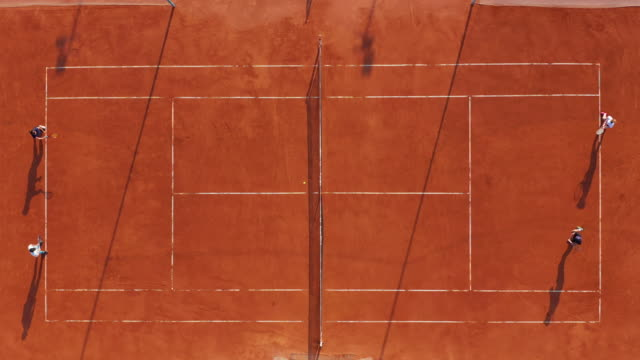
#> input picture tenniscourt/orangecourt.jpg, 640 x 360 px, found by its file name
$ python in_out.py   (older library calls are emulated)
#> lines starting #> are read from the running program, lines starting #| are printed output that depends on the picture; after the words box and inside, x2 and y2 are one past the last pixel; in counts of white or black regions, pixels touching at a corner belong together
### in_out_detector/helper/Utils.py
import cv2
import numpy as np
from shapely.geometry import LineString


def get_boundaries(img, settings):
    black = np.zeros(img.shape, dtype=np.uint8)
    lines = cv2.HoughLinesP(img, 1, np.pi / 180, settings[0],
                            minLineLength=settings[1],
                            maxLineGap=settings[2])
    # print(lines)
    for line in lines:
        x1, y1, x2, y2 = line[0]
        cv2.line(black, (x1, y1), (x2, y2), 255, 1)

    return black, lines


def get_angle(line):
    x1, y1, x2, y2 = line
    if x2 - x1 == 0:
        return np.pi / 2
    slope = np.abs((y2 - y1) / (x2 - x1))
    return np.arctan(slope)


def get_perpendicular_lines(lines, tolerance, add_pad=5):
    def add_padding(line, added, mode=True):
        if not mode:
            return line[0] - added, line[1], line[2] + added, line[3]
        else:
            return line[0], line[1] + added, line[2], line[3] - added

    angle0 = 0
    angle90 = np.pi / 2
    np_lines = np.array([line[0] for line in lines])
    angles = np.array([get_angle(line[0]) for line in lines])
    angles_90 = np.where((angles <= angle90 + angle90 * tolerance) & (angles >= angle90 - angle90 * tolerance))[0]
    angles_0 = np.where((angles <= angle0 + angle0 * tolerance) & (angles >= angle0 - angle0 * tolerance))[0]
    lines_90 = np_lines[angles_90]
    lines_0 = np_lines[angles_0]

    lines_90 = [add_padding(line, add_pad, mode=True) for line in lines_90]
    lines_0 = [add_padding(line, add_pad, mode=False) for line in lines_0]

    return lines_90, lines_0


def get_intersection(lines1, lines2):
    points = []
    for line1 in lines1:
        line1 = LineString([(line1[0], line1[1]),
                            (line1[2], line1[3])])
        for line2 in lines2:

            line2 = LineString([(line2[0], line2[1]),
                                (line2[2], line2[3])])

            point = line1.intersection(line2)
            point = np.asarray(point)
            if len(point) == 0:
                continue

            points.append((int(point[0]), int(point[1])))

    return points


# [5 lines left out: function get_regions, not called in this run]


def get_numbers_between(num_list, start, end):
    bet = np.where((num_list > start) & (num_list < end))[0]
    return num_list[bet]


def get_mean_of_points(*num_list):
    return [np.mean(i, axis=0, dtype=np.int) for i in num_list]


# [27 lines left out: function get_corner_points, not called in this run]

### Configuration.py
#!/bin/env python3

import json


class JSONCourtConfig:
    """
    Reads Court Configuration JSON file

    class parameters: json file, court

    Court Configurations:
        orange-court-1:
            __getitem__:
                lower-hsv, upper-hsv, line-conf, angle-tolerance,
                region-split-x, region-split-y
    """

    def __init__(self, json_file, court):
        super(JSONCourtConfig, self).__init__()

        with open(json_file, "r") as file:
            conf_data = json.load(file)

        self.court_conf = conf_data["in-out-configuration"]["tennis-courts"][court]

    def __getitem__(self, item):
        data = self.court_conf[item]
        if isinstance(data, list):
            return tuple(data)
        return data

### in_out_detector/helper/TrackBar.py
#!/bin/env python3

import cv2


class TrackBar:

    def __init__(self, lower_hsv, upper_hsv, line_conf, angle_tolerance, region_split_x,
                 region_split_y):
        self.lower_hsv = lower_hsv
        self.upper_hsv = upper_hsv
        self.line_conf = line_conf
        self.angle_tolerance = angle_tolerance
        self.region_split_x = region_split_x
        self.region_split_y = region_split_y

    def set_track_bar(self):
        cv2.namedWindow("TrackBar")
        cv2.createTrackbar("LOWER H", "TrackBar", self.lower_hsv[0], 255, self.nothing)
        cv2.createTrackbar("LOWER S", "TrackBar", self.lower_hsv[1], 255, self.nothing)
        cv2.createTrackbar("LOWER V", "TrackBar", self.lower_hsv[2], 255, self.nothing)
        cv2.createTrackbar("UPPER H", "TrackBar", self.upper_hsv[0], 255, self.nothing)
        cv2.createTrackbar("UPPER S", "TrackBar", self.upper_hsv[1], 255, self.nothing)
        cv2.createTrackbar("UPPER V", "TrackBar", self.upper_hsv[2], 255, self.nothing)

        cv2.createTrackbar("Threshold", "TrackBar", self.line_conf[0], 500, self.nothing)
        cv2.createTrackbar("MinLineLength", "TrackBar", self.line_conf[1], 500, self.nothing)
        cv2.createTrackbar("MaxLineGap", "TrackBar", self.line_conf[2], 500, self.nothing)

        cv2.createTrackbar("Angle Tolerance", "TrackBar", self.angle_tolerance, 100, self.nothing)

        cv2.createTrackbar("x1", "TrackBar", self.region_split_x[0], 100, self.nothing)
        cv2.createTrackbar("x2", "TrackBar", self.region_split_x[1], 100, self.nothing)
        cv2.createTrackbar("x3", "TrackBar", self.region_split_x[2], 100, self.nothing)
        cv2.createTrackbar("x4", "TrackBar", self.region_split_x[3], 100, self.nothing)

        cv2.createTrackbar("y1", "TrackBar", self.region_split_y[0], 100, self.nothing)
        cv2.createTrackbar("y2", "TrackBar", self.region_split_y[1], 100, self.nothing)
        cv2.createTrackbar("y3", "TrackBar", self.region_split_y[2], 100, self.nothing)
        cv2.createTrackbar("y4", "TrackBar", self.region_split_y[3], 100, self.nothing)

    @staticmethod
    def nothing(x):
        pass

    def get_track_bar(self):
        l_h = cv2.getTrackbarPos('LOWER H', 'TrackBar')
        l_s = cv2.getTrackbarPos('LOWER S', 'TrackBar')
        l_v = cv2.getTrackbarPos('LOWER V', 'TrackBar')
        u_h = cv2.getTrackbarPos('UPPER H', 'TrackBar')
        u_s = cv2.getTrackbarPos('UPPER S', 'TrackBar')
        u_v = cv2.getTrackbarPos('UPPER V', 'TrackBar')

        thr = cv2.getTrackbarPos('Threshold', 'TrackBar')
        mll = cv2.getTrackbarPos('MinLineLength', 'TrackBar')
        mlg = cv2.getTrackbarPos('MaxLineGap', 'TrackBar')

        a_t = cv2.getTrackbarPos('Angle Tolerance', 'TrackBar')

        x1 = cv2.getTrackbarPos('x1', 'TrackBar')
        x2 = cv2.getTrackbarPos('x2', 'TrackBar')
        x3 = cv2.getTrackbarPos('x3', 'TrackBar')
        x4 = cv2.getTrackbarPos('x4', 'TrackBar')
        y1 = cv2.getTrackbarPos('y1', 'TrackBar')
        y2 = cv2.getTrackbarPos('y2', 'TrackBar')
        y3 = cv2.getTrackbarPos('y3', 'TrackBar')
        y4 = cv2.getTrackbarPos('y4', 'TrackBar')

        return (l_h, l_s, l_v), (u_h, u_s, u_v), (thr, mll, mlg), a_t, (x1, x2, x3, x4), (y1, y2, y3, y4)

### in_out_detector/in_out.py
#!/bin/env python3

# Native and web-based libraries
import cv2
import sys;

sys.path.append("")  # To be able to import from previous directory
import numpy as np
# My own python files.
from Configuration import JSONCourtConfig
from in_out_detector.helper import FieldParts
from in_out_detector.helper import Visualize
from in_out_detector.helper.TrackBar import TrackBar
from in_out_detector.helper import Utils

conf = "configuration/config.json"


def main():
    # This is the sample image
    IMAGE = "tenniscourt/orangecourt.jpg"

    # Get configuration data for tennis court initial configuration
    court = JSONCourtConfig(conf, "orange-court-1")
#> (reads configuration/config.json from the repository)

    lower_hsv = court["lower-hsv"]
    upper_hsv = court["upper-hsv"]
    line_conf = court["line-conf"]
    ANGLE_TOLERANCE = court["angle-tolerance"]
    region_split_x = court["region-split-x"]
    region_split_y = court["region-split-y"]

    # Enter the configurations into the TrackBar
    tb = TrackBar(lower_hsv, upper_hsv, line_conf,
                  ANGLE_TOLERANCE, region_split_x, region_split_y)
    tb.set_track_bar()  # set TrackBar

    # Read Image
    image = cv2.imread(IMAGE)
#> image is the input picture: shape (360, 640, 3); mean B, G, R 41.8, 71.2, 169
    # Create black image with shape equal to the read image
    black = np.zeros(image.shape, dtype=np.uint8)
    # Retain original image by copying
    image1 = image.copy()

    while True:
        # Convert the RGB image into HSV
        hsv = cv2.cvtColor(image, cv2.COLOR_BGR2HSV)
#> hsv: shape (360, 640, 3); mean H, S, V 7.2, 192.4, 169
        # Read and Get the data from the Track Bar configuration
        lower, higher, line_settings, angle_tolerance, split_x, split_y = tb.get_track_bar()
        angle_tolerance /= 10.0

        threshold = cv2.inRange(hsv, lower, higher)
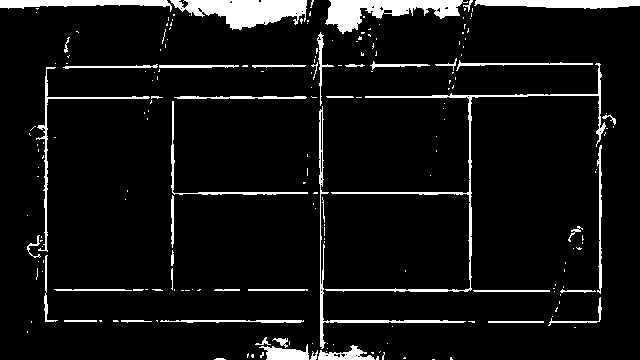
#> threshold: shape (360, 640); 7.3% white; 207 white regions (159 under 20 px), largest, box (x1, y1, x2, y2) and area: (170, 0, 307, 30) 2491, (325, 0, 468, 34) 2229, (325, 63, 606, 292) 1838

        black_img, lines = Utils.get_boundaries(threshold, line_settings)
#> in get_boundaries, `lines = cv2.HoughLinesP(img, 1, np.pi / 180, settings[0], minLineLengt..`: lines = 29 rows, first 6: [140, 5, 311, 5], [0, 2, 312, 2], [0, 4, 312, 4], [0, 1, 313, 1], [331, 3, 639, 3], [31, 321, 303, 321]
#> the loop in get_boundaries, `for line in lines:` made 29 passes
#> (x1, y1, x2, y2) on passes 1 to 12: (140, 5, 311, 5), (0, 2, 312, 2), (0, 4, 312, 4), (0, 1, 313, 1), (331, 3, 639, 3), (31, 321, 303, 321), (329, 0, 639, 0), (320, 359, 320, 32), (45, 290, 600, 290), (45, 320, 303, 320), (321, 322, 596, 322), (192, 289, 471, 289)
#> after the loop in get_boundaries, `for line in lines:`:
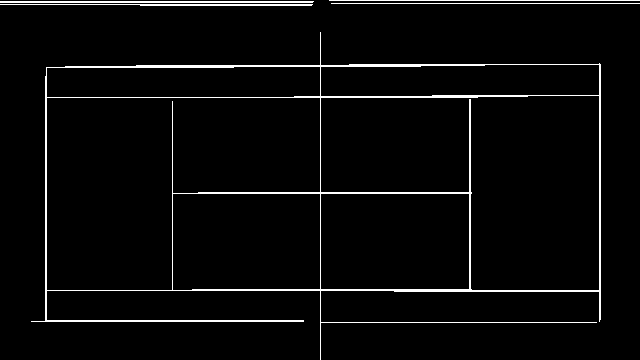
#> black: shape (360, 640); 3.5% white in thin lines or dots
        line90, line0 = Utils.get_perpendicular_lines(lines, tolerance=angle_tolerance)
#> in get_perpendicular_lines, `np_lines = np.array([line[0] for line in lines])`: np_lines has the same summary as lines in get_boundaries
#> in get_perpendicular_lines, `angles = np.array([get_angle(line[0]) for line in lines])`: angles = 29 values, max 1.57 at index 7, min 0 at index 0, mean 0.433
#> in get_perpendicular_lines, `angles_90 = np.where((angles <= angle90 + angle90 * tolerance) & (angl..`: angles_90 = [7, 18, 19, 20, 22, 24, 26, 27]
#> in get_perpendicular_lines, `angles_0 = np.where((angles <= angle0 + angle0 * tolerance) & (angles ..`: angles_0 = 21 values from 0 to 28
#> in get_perpendicular_lines, `lines_90 = np_lines[angles_90]`: lines_90 = [[320, 359, 320, 32], [600, 319, 600, 64], [46, 319, 46, 67], [599, 321, 599, 63], [45, 319, 45, 76], [172, 289, 172, 101], [470, 288, 470, 99], [469, 288, 469, 99]]
#> in get_perpendicular_lines, `lines_0 = np_lines[angles_0]`: lines_0 = 21 rows, first 6: [140, 5, 311, 5], [0, 2, 312, 2], [0, 4, 312, 4], [0, 1, 313, 1], [331, 3, 639, 3], [31, 321, 303, 321]
#> in get_perpendicular_lines, `lines_90 = [add_padding(line, add_pad, mode=True) for line in lines_90]`: lines_90 = [(320, 364, 320, 27), (600, 324, 600, 59), (46, 324, 46, 62), (599, 326, 599, 58), (45, 324, 45, 71), (172, 294, 172, 96), (470, 293, 470, 94), (469, 293, 469, 94)]
#> in get_perpendicular_lines, `lines_0 = [add_padding(line, add_pad, mode=False) for line in lines_0]`: lines_0 = 21 items, first 6: (135, 5, 316, 5), (-5, 2, 317, 2), (-5, 4, 317, 4), (-5, 1, 318, 1), (326, 3, 644, 3), (26, 321, 308, 321)
#> line90 has the same summary as lines_90 in get_perpendicular_lines; line0 has the same summary as lines_0 in get_perpendicular_lines
        points = Utils.get_intersection(line90, line0)
#> the loop in get_intersection, `for line1 in lines1:` made 1 pass
#> after the loop in get_intersection, `for line1 in lines1:`: points = []
        points_x, points_y = Utils.get_corner_points(black_img, points, split_x, split_y)
        # x_points, y_points = Utils.get_regions(image, split_x, split_y)

        boundary_doubles = FieldParts.get_boundary_doubles(points_x, points_y)
        boundary_singles = FieldParts.get_boundary_singles(points_x, points_y)
        boundary_doubles_left = FieldParts.get_boundary_doubles_left(points_x, points_y)
        boundary_doubles_right = FieldParts.get_boundary_doubles_right(points_x, points_y)
        boundary_singles_left = FieldParts.get_boundary_singles_left(points_x, points_y)
        boundary_singles_right = FieldParts.get_boundary_singles_right(points_x, points_y)

        # line_black = Visualize.draw_lines(black_img, line90, line0)
        # region_image = Visualize.draw_regions(image, x_points, y_points)

        # Visualize the Boundaries:
        final_image = Visualize.draw_boundary(image1, black, boundary_doubles_left,
                                              color=(120, 120, 0), thickness=2,
                                              fade=0.4, boundary=False, area=True)
        final_image = Visualize.draw_boundary(final_image, black, boundary_doubles_right,
                                              color=(0, 120, 120), thickness=2,
                                              fade=0.4, boundary=False, area=True)
        final_image = Visualize.draw_boundary(final_image, black, boundary_singles_left,
                                              color=(0, 50, 160), thickness=2,
                                              fade=0.6, boundary=False, area=True)
        final_image = Visualize.draw_boundary(final_image, black, boundary_singles_right,
                                              color=(160, 50, 0), thickness=2,
                                              fade=0.6, boundary=False, area=False)
        final_image = Visualize.draw_boundary(final_image, black, boundary_doubles,
                                              color=(0, 0, 255), thickness=2,
                                              fade=0.1, boundary=True, area=True)
        final_image = Visualize.draw_boundary(final_image, black, boundary_singles,
                                              color=(255, 0, 0), thickness=2,
                                              fade=0.1, boundary=True, area=True)

        cv2.imshow("Original Image", image)
        cv2.imshow("Threshold Image", threshold)
        cv2.imshow("Lined Image", black_img)
        # cv2.imshow("Line Black Image", line_black)
        # # cv2.imshow("Region Image", region_image)
        cv2.imshow("Final Image", final_image)

        k = cv2.waitKey(10) & 0xFF
        if k == ord('q'):
            break

    cv2.destroyAllWindows()


if __name__ == '__main__':
#> (the run stopped early here; a loop or call above may not have finished)
